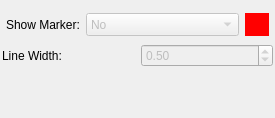
           <widget class="QWidget" name="markerSettingTab">
            <attribute name="title">
             <string>3</string>
            </attribute>
            <layout class="QVBoxLayout" name="verticalLayout_7">
             <property name="leftMargin">
              <number>2</number>
             </property>
             <property name="rightMargin">
              <number>2</number>
             </property>
             <item>
              <layout class="QHBoxLayout" name="markerLayout">
               <property name="leftMargin">
                <number>4</number>
               </property>
               <property name="topMargin">
                <number>2</number>
               </property>
               <property name="rightMargin">
                <number>4</number>
               </property>
               <property name="bottomMargin">
                <number>2</number>
               </property>
               <item>
                <widget class="QLabel" name="markerLabel">
                 <property name="text">
                  <string>Show Marker:</string>
                 </property>
                </widget>
               </item>
               <item>
                <widget class="QComboBox" name="markerCBox">
                 <property name="enabled">
                  <bool>false</bool>
                 </property>
                 <property name="sizePolicy">
                  <sizepolicy hsizetype="Fixed" vsizetype="Preferred">
                   <horstretch>0</horstretch>
                   <verstretch>0</verstretch>
                  </sizepolicy>
                 </property>
                 <property name="maximumSize">
                  <size>
                   <width>16777215</width>
                   <height>16777215</height>
                  </size>
                 </property>
                 <item>
                  <property name="text">
                   <string>No</string>
                  </property>
                 </item>
                 <item>
                  <property name="text">
                   <string>Horizontal and Vertical</string>
                  </property>
                 </item>
                 <item>
                  <property name="text">
                   <string>Horizontal</string>
                  </property>
                 </item>
                 <item>
                  <property name="text">
                   <string>Vertical</string>
                  </property>
                 </item>
                </widget>
               </item>
               <item>
                <widget class="QToolButton" name="markerColorButton">
                 <property name="enabled">
                  <bool>false</bool>
                 </property>
                 <property name="maximumSize">
                  <size>
                   <width>16777215</width>
                   <height>16777215</height>
                  </size>
                 </property>
                 <property name="styleSheet">
                  <string notr="true">background-color: rgb(255, 0, 0);</string>
                 </property>
                 <property name="text">
                  <string/>
                 </property>
                 <property name="autoRaise">
                  <bool>true</bool>
                 </property>
                </widget>
               </item>
              </layout>
             </item>
             <item>
              <layout class="QHBoxLayout" name="markerLineWidthLayout">
               <item>
                <widget class="QLabel" name="markerLineWidthLabel">
                 <property name="text">
                  <string>Line Width:</string>
                 </property>
                </widget>
               </item>
               <item>
                <widget class="QDoubleSpinBox" name="markerLineWidthSpinBox">
                 <property name="enabled">
                  <bool>false</bool>
                 </property>
                 <property name="keyboardTracking">
                  <bool>false</bool>
                 </property>
                 <property name="suffix">
                  <string/>
                 </property>
                 <property name="maximum">
                  <double>5.000000000000000</double>
                 </property>
                 <property name="singleStep">
                  <double>0.100000000000000</double>
                 </property>
                 <property name="value">
                  <double>0.500000000000000</double>
                 </property>
                </widget>
               </item>
              </layout>
             </item>
             <item>
              <spacer name="verticalSpacer_3">
               <property name="orientation">
                <enum>Qt::Vertical</enum>
               </property>
               <property name="sizeHint" stdset="0">
                <size>
                 <width>20</width>
                 <height>40</height>
                </size>
               </property>
              </spacer>
             </item>
            </layout>
           </widget>
